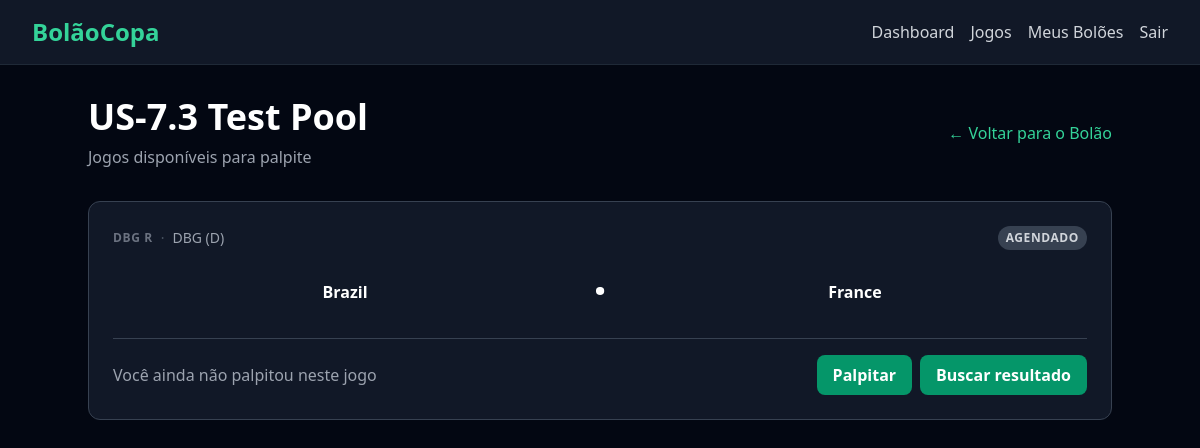
/pools/8/matches/ (signed in), run on an earlier commit of the app's database.
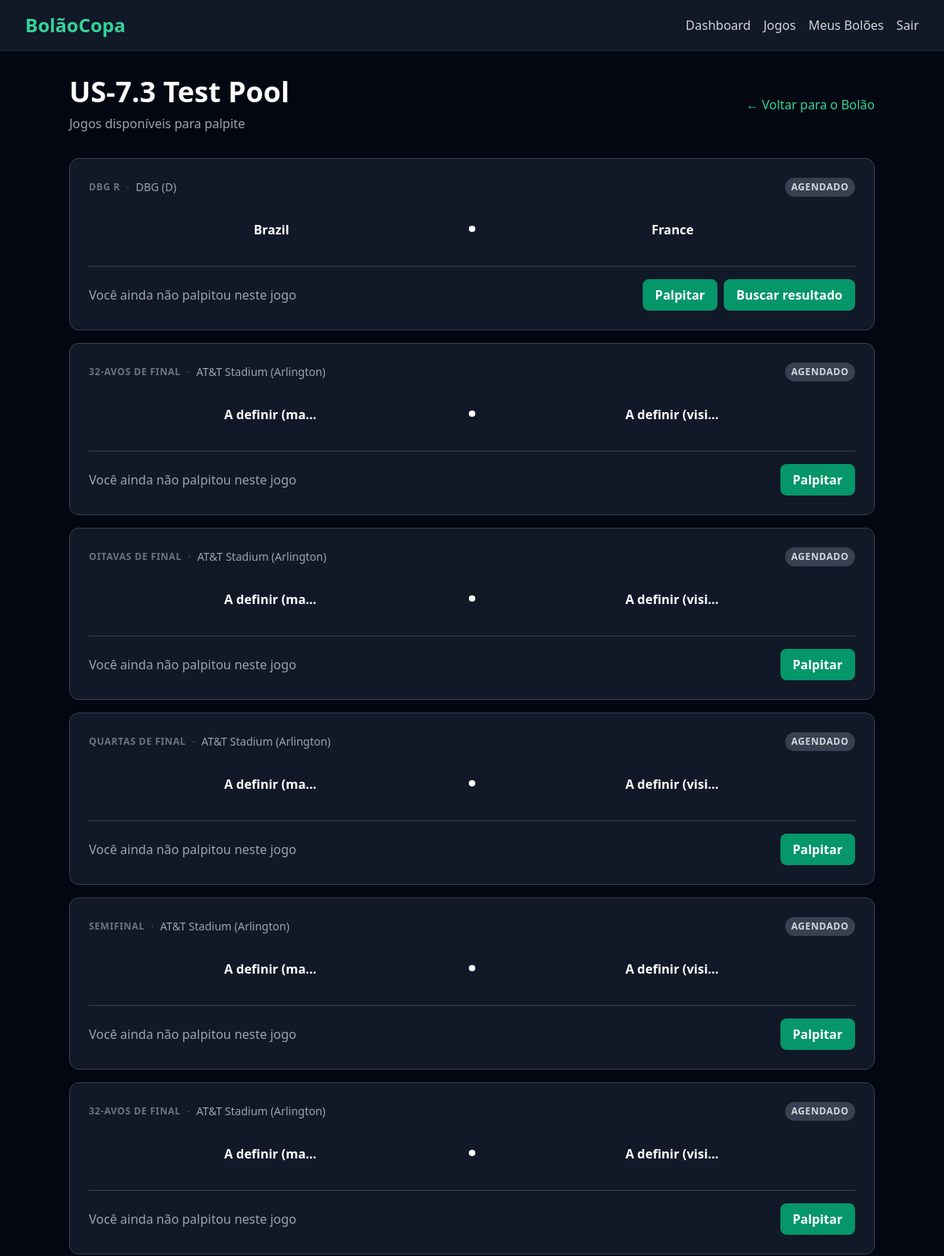
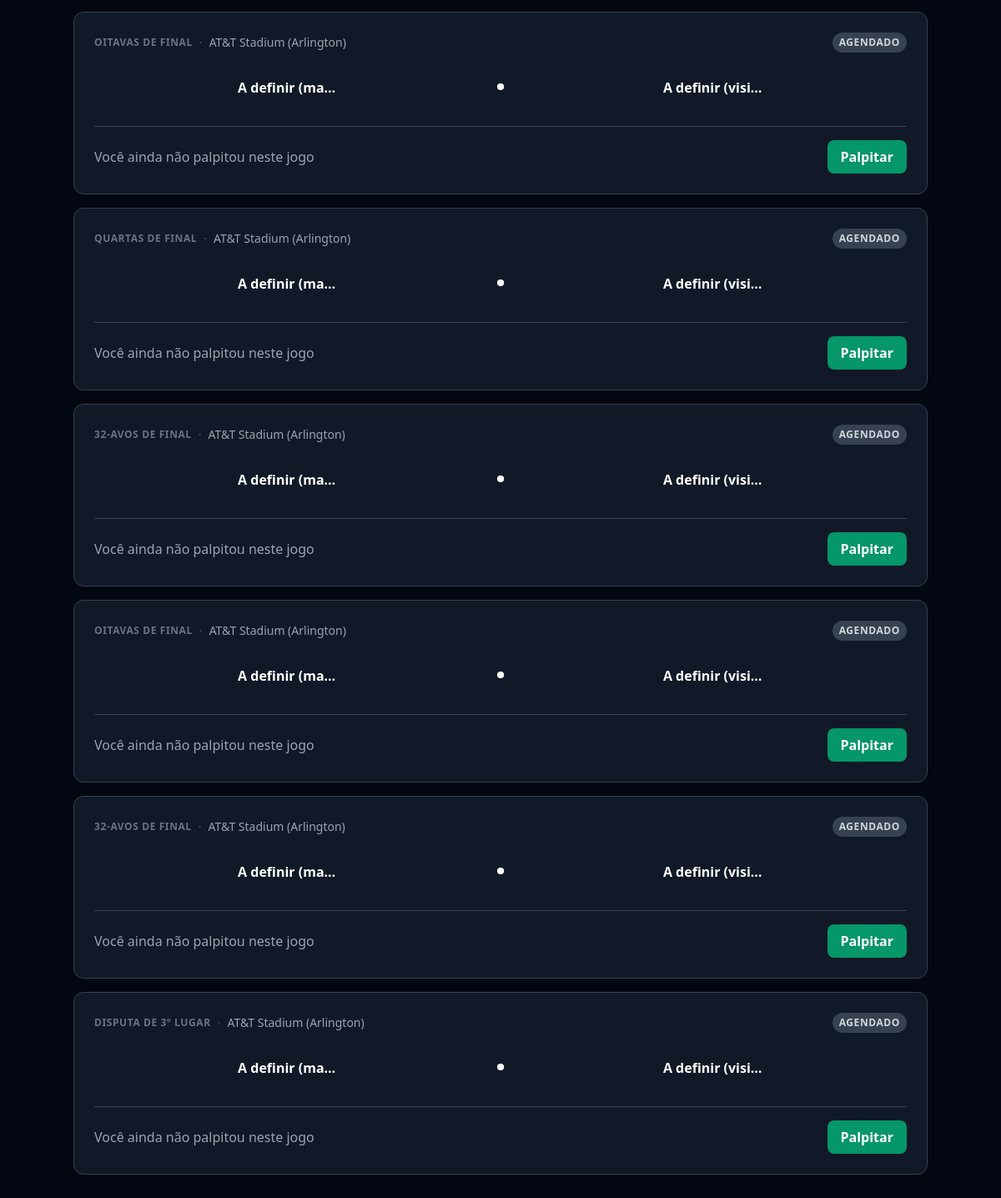
And on a later commit of the database (2 pictures, top to bottom).
### pools/models.py (models this page shows, shortened)
class Pool(models.Model):
    name = models.CharField(max_length=100)
    description = models.TextField(blank=True)
    invite_token = models.UUIDField(default=uuid.uuid4, unique=True)
    created_by = models.ForeignKey(
        settings.AUTH_USER_MODEL,
        on_delete=models.CASCADE,
        related_name='created_pools',
    )
    created_at = models.DateTimeField(auto_now_add=True)
    updated_at = models.DateTimeField(auto_now=True)

### matches/models.py (models this page shows, shortened)
class Match(models.Model):
    STATUS_CHOICES = (
        ('agendado', 'Agendado'),
        ('em_andamento', 'Em andamento'),
        ('finalizado', 'Finalizado'),
    )
    round = models.ForeignKey(
        Round,
        on_delete=models.CASCADE,
        related_name='matches',
    )
    stadium = models.ForeignKey(
        Stadium,
        on_delete=models.PROTECT,
        related_name='matches',
    )
    home_team = models.ForeignKey(
        Team,
        on_delete=models.PROTECT,
        related_name='home_matches',
    )
    away_team = models.ForeignKey(
        Team,
        on_delete=models.PROTECT,
        related_name='away_matches',
    )
    match_datetime = models.DateTimeField()
    home_score = models.PositiveIntegerField(null=True, blank=True)
    away_score = models.PositiveIntegerField(null=True, blank=True)
    status = models.CharField(
        max_length=20,
        choices=STATUS_CHOICES,
        default='agendado',
    )
    external_id = models.PositiveIntegerField(
        null=True,
        blank=True,
        db_index=True,
    )
    penalties_home = models.PositiveSmallIntegerField(
        null=True,
        blank=True,
    )
    penalties_away = models.PositiveSmallIntegerField(
        null=True,
        blank=True,
    )
    elapsed_minute = models.PositiveSmallIntegerField(
        null=True,
        blank=True,
    )
    created_at = models.DateTimeField(auto_now_add=True)
    updated_at = models.DateTimeField(auto_now=True)
    class Meta:
        ordering = ('match_datetime',)

class Round(models.Model):
    PHASE_CHOICES = (
        ('grupo', 'Fase de Grupos'),
        ('trinta_dois_avos', '32-avos de Final'),
        ('oitavas', 'Oitavas de Final'),
        ('quartas', 'Quartas de Final'),
        ('semi', 'Semifinal'),
        ('terceiro_lugar', 'Terceiro Lugar'),
        ('final', 'Final'),
    )
    name = models.CharField(max_length=100)
    order = models.PositiveIntegerField()
    phase = models.CharField(max_length=20, choices=PHASE_CHOICES)
    start_date = models.DateField(null=True, blank=True)
    end_date = models.DateField(null=True, blank=True)
    created_at = models.DateTimeField(auto_now_add=True)
    updated_at = models.DateTimeField(auto_now=True)
    class Meta:
        ordering = ('order',)

class Stadium(models.Model):
    name = models.CharField(max_length=200)
    city = models.CharField(max_length=100)
    country = models.CharField(max_length=100)
    capacity = models.PositiveIntegerField()
    created_at = models.DateTimeField(auto_now_add=True)
    updated_at = models.DateTimeField(auto_now=True)
    def __str__(self):
        return f'{self.name} ({self.city})'

class Team(models.Model):
    class Confederation(models.TextChoices):
        CONMEBOL = 'CONMEBOL', 'CONMEBOL'
        UEFA = 'UEFA', 'UEFA'
        CAF = 'CAF', 'CAF'
        AFC = 'AFC', 'AFC'
        OFC = 'OFC', 'OFC'
        CONCACAF = 'CONCACAF', 'CONCACAF'
    name = models.CharField(max_length=100)
    name_en = models.CharField(max_length=100, blank=True, default='')
    country_code = models.CharField(max_length=3, unique=True)
    flag_emoji = models.CharField(max_length=10, blank=True)
    confederation = models.CharField(
        max_length=10,
        choices=Confederation.choices,
        blank=True,
    )
    created_at = models.DateTimeField(auto_now_add=True)
    updated_at = models.DateTimeField(auto_now=True)

### predictions/views.py (the view)
class PoolMatchListView(LoginRequiredMixin, ListView):
    template_name = 'predictions/pool_matches.html'
    context_object_name = 'matches'
    def get_queryset(self):
        self.pool = get_object_or_404(Pool, pk=self.kwargs['pool_id'])
        return Match.objects.select_related(
            'home_team', 'away_team', 'stadium', 'round',
        ).order_by('match_datetime')
    def dispatch(self, request, *args, **kwargs):
        self.pool = get_object_or_404(Pool, pk=self.kwargs['pool_id'])
        if not PoolMember.objects.filter(
            pool=self.pool,
            user=request.user,
        ).exists():
            messages.error(request, 'Você precisa ser membro deste bolão para acessar.')
            return redirect(reverse('pool_detail', kwargs={'pk': self.pool.pk}))
        return super().dispatch(request, *args, **kwargs)
    def get_context_data(self, **kwargs):
        context = super().get_context_data(**kwargs)
        context['pool'] = self.pool
        now = timezone.now()
        user_predictions = {
            p.match_id: p for p in Prediction.objects.filter(
                user=self.request.user,
                pool=self.pool,
            )
        }
        match_items = []
        for match in context['matches']:
            is_locked = match.match_datetime <= now
            match_items.append({
                'match': match,
                'is_locked': is_locked,
                'user_prediction': user_predictions.get(match.pk),
            })
        context['match_items'] = match_items
        return context

### templates/predictions/pool_matches.html (shortened to what this page needs)
{% extends 'base.html' %}
{% block content %}
<div class='max-w-5xl mx-auto'>
    <div class='flex items-center justify-between mb-8'>
        <div>
            <h1 class='text-3xl md:text-4xl font-bold text-white'>{{ pool.name }}</h1>
            <p class='text-gray-400 mt-2'>Jogos disponíveis para palpite</p>
        </div>
        <a href='{% url "pool_detail" pk=pool.pk %}' class='text-emerald-400 hover:text-emerald-300 transition-colors duration-200'>
            &larr; Voltar para o Bolão
        </a>
    </div>
    {% if match_items %}
        <div class='space-y-4'>
            {% for item in match_items %}
                <article data-match-id='{{ item.match.id }}' data-live='{% if item.match.status == "em_andamento" %}1{% else %}0{% endif %}' class='bg-gray-900 border border-gray-700 rounded-xl p-6 hover:border-emerald-500/50 transition-colors duration-200'>
                    <div class='flex items-center justify-between mb-3 gap-2 flex-wrap'>
                        <div class='flex items-center gap-2 text-sm'>
                            <span class='text-xs font-semibold uppercase tracking-wider text-gray-500'>{{ item.match.round.name }}</span>
                            <span class='text-gray-600'>·</span>
                            <span class='text-gray-400'>{{ item.match.stadium }}</span>
                        </div>
                        <div class='flex items-center gap-2'>
                            {% if item.is_locked %}
                                <span class='text-xs font-semibold uppercase tracking-wider px-2 py-1 rounded-full bg-red-600/20 text-red-400'>Bloqueado</span>
                            {% else %}
                                <span class='text-xs font-semibold uppercase tracking-wider px-2 py-1 rounded-full bg-gray-700 text-gray-300'>Agendado</span>
                            {% endif %}
                        </div>
                    </div>
                    {% include 'live/partials/score_display.html' with match=item.match %}
                    <div class='mt-6 pt-4 border-t border-gray-700 flex items-center justify-between gap-3 flex-wrap'>
                        {% if item.user_prediction %}
                            <span class='text-emerald-400 font-semibold'>Seu palpite: {{ item.user_prediction.home_score }} x {{ item.user_prediction.away_score }}</span>
                        {% elif item.is_locked %}
                            <span class='text-red-400 font-semibold'>Palpite indisponível - jogo já começou</span>
                        {% else %}
                            <span class='text-gray-400'>Você ainda não palpitou neste jogo</span>
                        {% endif %}
                        <div class='flex items-center gap-2'>
                            {% if not item.is_locked and not item.user_prediction %}
                                <a href='{% url "prediction_create" pool_id=pool.pk match_id=item.match.pk %}' class='bg-emerald-600 hover:bg-emerald-500 text-white font-semibold rounded-lg px-4 py-2 transition-colors duration-200'>
                                    Palpitar
                                </a>
                            {% elif not item.is_locked and item.user_prediction %}
                                <a href='{% url "prediction_update" pool_id=pool.pk match_id=item.match.pk %}' class='border border-gray-600 hover:border-emerald-500 text-gray-300 hover:text-emerald-400 font-semibold rounded-lg px-4 py-2 transition-colors duration-200'>
                                    Editar
                                </a>
                            {% endif %}
                            {% include 'live/partials/sync_button.html' with match=item.match %}
                        </div>
                    </div>
                </article>
            {% endfor %}
        </div>
    {% else %}
        <div class='bg-gray-900 border border-gray-700 rounded-xl p-8 text-center'>
            <p class='text-gray-400 text-lg'>Nenhum jogo disponível para palpite no momento.</p>
        </div>
    {% endif %}
</div>
{% endblock %}

### templates/base.html (shortened to what this page needs)
<!DOCTYPE html>
<html lang='pt-br'>
<head>
    <script src='https://cdn.tailwindcss.com'></script>
</head>
<body class='bg-gray-950 min-h-screen text-white'>
    <nav class='bg-gray-900 border-b border-gray-800 sticky top-0 z-50'>
        <div class='max-w-7xl mx-auto px-4 sm:px-6 lg:px-8'>
            <div class='flex justify-between h-16 items-center'>
                <a href='/' class='text-2xl font-bold text-emerald-400'>BolãoCopa</a>
                <div class='flex items-center space-x-4'>
                    {% if user.is_authenticated %}
                        <a href='{% url "dashboard" %}' class='text-gray-300 hover:text-emerald-400 transition-colors duration-200'>Dashboard</a>
                        <a href='{% url "match_home" %}' class='text-gray-300 hover:text-emerald-400 transition-colors duration-200'>Jogos</a>
                        <a href='{% url "pool_list" %}' class='text-gray-300 hover:text-emerald-400 transition-colors duration-200'>Meus Bolões</a>
                        <form method='post' action='{% url "logout" %}' class='inline'>
                            <button type='submit' class='text-gray-300 hover:text-emerald-400 transition-colors duration-200'>Sair</button>
                        </form>
                    {% else %}
                        <a href='{% url "login" %}' class='text-gray-300 hover:text-emerald-400 transition-colors duration-200'>Entrar</a>
                        <a href='{% url "register" %}' class='bg-emerald-600 hover:bg-emerald-500 text-white font-semibold rounded-lg px-4 py-2 transition-colors duration-200'>Cadastrar</a>
                    {% endif %}
                </div>
            </div>
        </div>
    </nav>
    <main class='max-w-7xl mx-auto px-4 sm:px-6 lg:px-8 py-8'>
        {% block content %}{% endblock %}
    </main>
</body>
</html>

### templates/live/partials/score_display.html (shortened to what this page needs)
<div class='flex items-center justify-between gap-4 my-4'>
    <div class='flex flex-col items-center gap-1 flex-1 min-w-0'>
        <span class='text-white font-semibold truncate max-w-[120px]'>{{ match.home_team.name }}</span>
    </div>
    <div class='flex flex-col items-center gap-1'>
        <span class='text-5xl font-bold text-white tabular-nums'>
            {% if match.home_score is not None and match.away_score is not None %}
                {{ match.home_score }} x {{ match.away_score }}
            {% else %}
                &middot;
            {% endif %}
        </span>
    </div>
    <div class='flex flex-col items-center gap-1 flex-1 min-w-0'>
        <span class='text-white font-semibold truncate max-w-[120px]'>{{ match.away_team.name }}</span>
    </div>
</div>

### templates/live/partials/sync_button.html (shortened to what this page needs)
{% if match.external_id and user.is_authenticated %}
    <form method='post'
          action='{% url "match_sync" match.id %}'
          class='inline-block'
          data-sync>
        <button type='submit'
                data-sync-target
                class='bg-emerald-600 hover:bg-emerald-500 text-white font-semibold rounded-lg px-4 py-2 transition-colors duration-200 disabled:opacity-50 disabled:cursor-not-allowed'>
            <span data-sync-label>Buscar resultado</span>
        </button>
    </form>
{% endif %}

What changed in the data, as far as the page shows it:
added Match: match.round.name "32-AVOS DE FINAL", match.stadium "AT&T Stadium (Arlington)", home_team.name "A definir (ma…", away_team.name "A definir (visi…"
added Match: match.round.name "OITAVAS DE FINAL", match.stadium "AT&T Stadium (Arlington)", home_team.name "A definir (ma…", away_team.name "A definir (visi…"
added Match: match.round.name "QUARTAS DE FINAL", match.stadium "AT&T Stadium (Arlington)", home_team.name "A definir (ma…", away_team.name "A definir (visi…"
added Match: match.round.name "SEMIFINAL", match.stadium "AT&T Stadium (Arlington)", home_team.name "A definir (ma…", away_team.name "A definir (visi…"
added Match: match.round.name "32-AVOS DE FINAL", match.stadium "AT&T Stadium (Arlington)", home_team.name "A definir (ma…", away_team.name "A definir (visi…"
added Match: match.round.name "OITAVAS DE FINAL", match.stadium "AT&T Stadium (Arlington)", home_team.name "A definir (ma…", away_team.name "A definir (visi…"
added Match: match.round.name "QUARTAS DE FINAL", match.stadium "AT&T Stadium (Arlington)", home_team.name "A definir (ma…", away_team.name "A definir (visi…"
added Match: match.round.name "32-AVOS DE FINAL", match.stadium "AT&T Stadium (Arlington)", home_team.name "A definir (ma…", away_team.name "A definir (visi…"
added Match: match.round.name "OITAVAS DE FINAL", match.stadium "AT&T Stadium (Arlington)", home_team.name "A definir (ma…", away_team.name "A definir (visi…"
added Match: match.round.name "32-AVOS DE FINAL", match.stadium "AT&T Stadium (Arlington)", home_team.name "A definir (ma…", away_team.name "A definir (visi…"
added Match: match.round.name "DISPUTA DE 3º LUGAR", match.stadium "AT&T Stadium (Arlington)", home_team.name "A definir (ma…", away_team.name "A definir (visi…"
